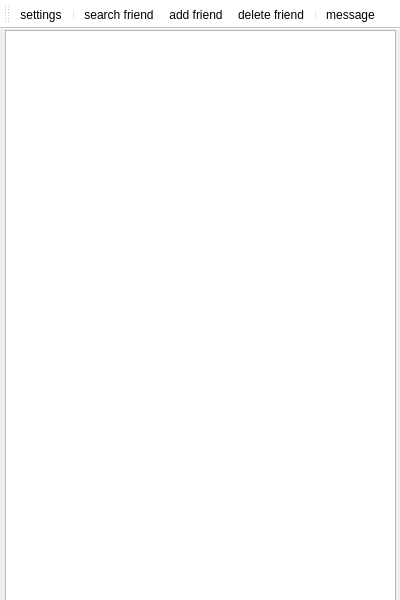
<?xml version="1.0" encoding="UTF-8"?>
<ui version="4.0">
 <class>Chatterbox_MainWindow</class>
 <widget class="QMainWindow" name="Chatterbox_MainWindow">
  <property name="geometry">
   <rect>
    <x>0</x>
    <y>0</y>
    <width>400</width>
    <height>600</height>
   </rect>
  </property>
  <property name="minimumSize">
   <size>
    <width>100</width>
    <height>100</height>
   </size>
  </property>
  <property name="font">
   <font>
    <family>微软雅黑 Light</family>
   </font>
  </property>
  <property name="windowTitle">
   <string>ChatterBox</string>
  </property>
  <widget class="QWidget" name="centralWidget">
   <widget class="QListWidget" name="fw">
    <property name="geometry">
     <rect>
      <x>5</x>
      <y>1</y>
      <width>391</width>
      <height>581</height>
     </rect>
    </property>
   </widget>
  </widget>
  <widget class="QToolBar" name="toolBar">
   <property name="font">
    <font>
     <family>微软雅黑 Light</family>
    </font>
   </property>
   <property name="windowTitle">
    <string>toolBar</string>
   </property>
   <property name="styleSheet">
    <string notr="true">background-color:white</string>
   </property>
   <attribute name="toolBarArea">
    <enum>TopToolBarArea</enum>
   </attribute>
   <attribute name="toolBarBreak">
    <bool>false</bool>
   </attribute>
   <addaction name="actionsettings"/>
   <addaction name="separator"/>
   <addaction name="actionsearchfriend"/>
   <addaction name="actionSearch"/>
   <addaction name="actiondeletefriend"/>
   <addaction name="separator"/>
   <addaction name="actionmessage"/>
  </widget>
  <action name="actionsettings">
   <property name="icon">
    <iconset>
     <normalon>:/setting.png</normalon>
    </iconset>
   </property>
   <property name="text">
    <string>settings</string>
   </property>
   <property name="toolTip">
    <string>设置</string>
   </property>
   <property name="shortcut">
    <string>Ctrl+P</string>
   </property>
  </action>
  <action name="actionSearch">
   <property name="icon">
    <iconset resource="toolbar.qrc">
     <normaloff>:/addfriend.png</normaloff>:/addfriend.png</iconset>
   </property>
   <property name="text">
    <string>add friend</string>
   </property>
   <property name="toolTip">
    <string>添加好友</string>
   </property>
   <property name="shortcut">
    <string>Ctrl+F</string>
   </property>
  </action>
  <action name="actionsearchfriend">
   <property name="icon">
    <iconset>
     <normalon>:/search.png</normalon>
    </iconset>
   </property>
   <property name="text">
    <string>search friend</string>
   </property>
   <property name="toolTip">
    <string>查找好友</string>
   </property>
   <property name="shortcut">
    <string>Ctrl+S</string>
   </property>
  </action>
  <action name="actiondeletefriend">
   <property name="icon">
    <iconset>
     <normalon>:/deletefriend.png</normalon>
    </iconset>
   </property>
   <property name="text">
    <string>delete friend</string>
   </property>
   <property name="toolTip">
    <string>删除好友</string>
   </property>
   <property name="shortcut">
    <string>Ctrl+Del</string>
   </property>
  </action>
  <action name="actionmessage">
   <property name="icon">
    <iconset>
     <normalon>:/message.png</normalon>
    </iconset>
   </property>
   <property name="text">
    <string>message</string>
   </property>
   <property name="toolTip">
    <string>消息</string>
   </property>
   <property name="shortcut">
    <string>Ctrl+M</string>
   </property>
  </action>
 </widget>
 <layoutdefault spacing="6" margin="11"/>
 <resources>
  <include location="toolbar.qrc"/>
 </resources>
 <connections/>
</ui>
